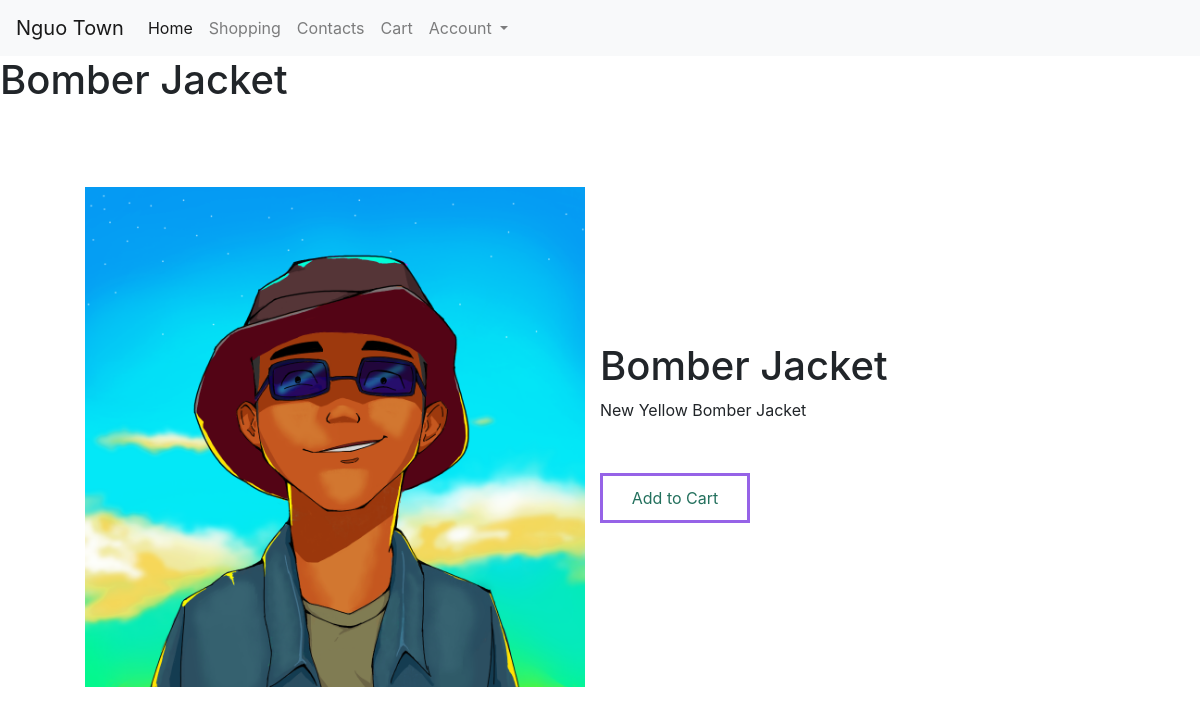
The page /shopping/Bomber-Jacket/ on the database its author committed.
### nguo/models.py (models this page shows, shortened)
class Clothes(models.Model):
    LOCATIONS = (
        ('Nairobi', 'Nairobi'),
        ('Thika', 'Thika'),
        ('Mombasa','Mombasa'),
    )
    CLOTHTYPES=(
        ('Jacket','Jacket'),
        ('Shirt','Shirt')
    )
    title =models.CharField (max_length=200)
    price = models.CharField (max_length=200 ,null=True)
    cloth_type = models.CharField (max_length=200 ,null=True ,choices=CLOTHTYPES)
    location =models.CharField (max_length=200 ,null=True ,choices=LOCATIONS)
    description = models.CharField (max_length=300 ,blank=True,null=True)
    slug = models.SlugField(unique=True)
    date_created = models.DateTimeField(auto_now_add = True)
    tags = models.ManyToManyField(Tag)
    image = models.ImageField(null =True ,blank =True,upload_to ='images/')
    class Meta:
        unique_together = ('title','slug')

### official/views.py (the view)
# urls.py: path('shopping/<slug:slug>/',detail_view, name ='detail'),
def detail_view(request,slug):
    try:
        product = Clothes.objects.get(slug=slug)
        context={
            'product':product,
        }
        return render(request,'official/detail.html',context)
    except:
        raise Http404

### official/templates/official/detail.html (shortened to what this page needs)
{%extends 'base.html'%}
{% load static %}
{%block content%}
<h1>{{product.title}}</h1>
<main>
    <section class="appearance">
        <div class="introduction">
            <div class="intro-text">
                <img src="{{product.image.url}}" alt="#">
            </div>
        </div>
        <div class="lotty">
            <h1>{{product.title}} </h1>
                <p>{{product.description}} </p>
            <div class="cta">
                <a href="{% url 'cart update' product.slug %}"><button class="cta-shop">Add to Cart</button></a>
            </div>
        </div>
    </section>
</main>
{%endblock %}

### static/stylesbase.css (style rules this page uses)
* { margin: 0; padding: 0; }

### official/templates/official/detail.html (style rules this page uses)
img { height: 500px; width: 500px; margin-left: 25px; margin-top: 10px; }
.appearance { display: flex; width: 90%; margin: auto; min-height: 80vh; align-items: center; }
.introduction { flex: 1; }
.cta { padding: 35px 0px 0px 0px; }
.cta-shop { border: 3px solid #9663e7; background: transparent; color: #23705d; width: 150px; height: 50px; cursor: pointer; }
.lotty { flex: 1; }

### rows shown on the page
Clothes: title "Bomber Jacket", image (picture), description "New Yellow Bomber Jacket"
